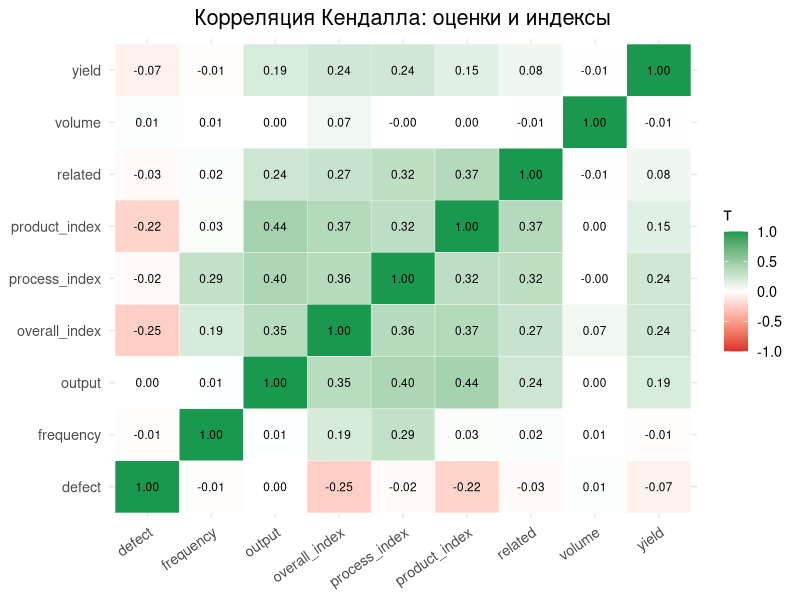
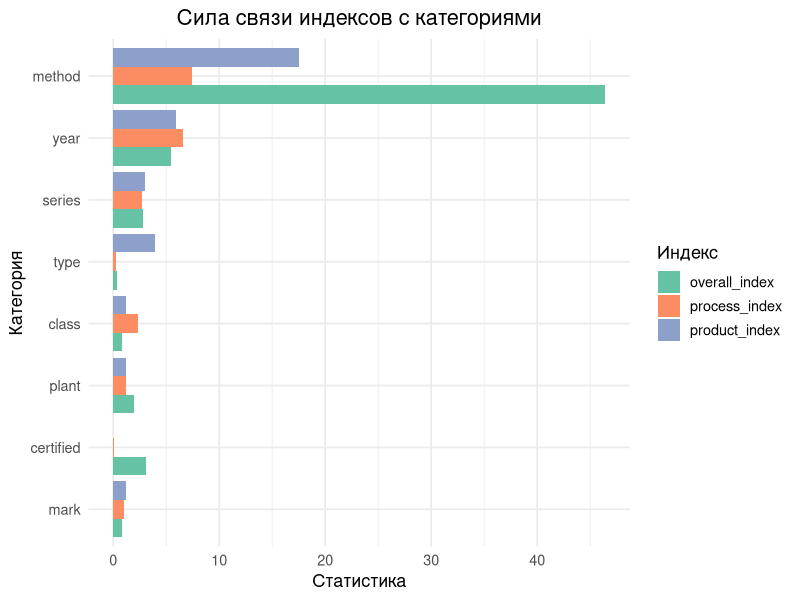
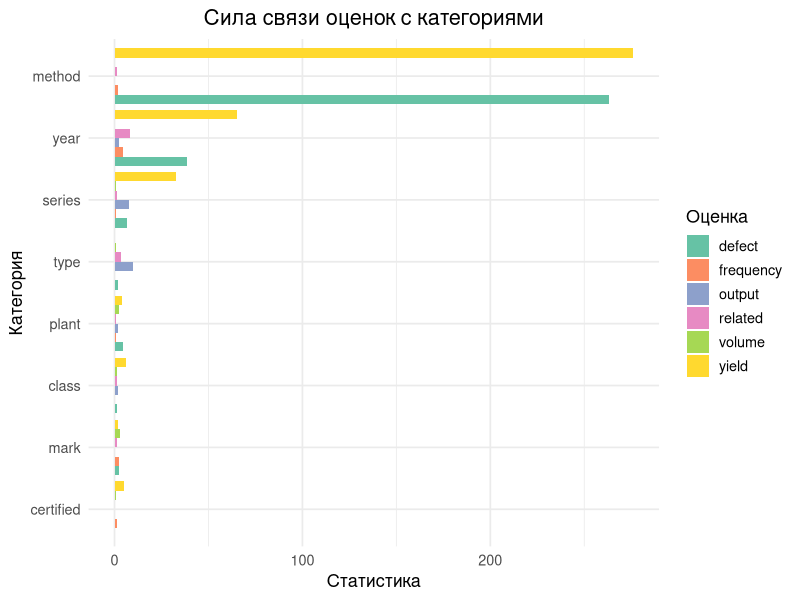

Here is the R script that generated these plots, in order:
## ---- chunk 1
knitr::opts_chunk$set(
  echo = FALSE,
  message = FALSE,
  warning = FALSE,
  fig.align = "center",
  fig.width = 9,
  fig.height = 5
)
## ---- chunk 2
library(tidyr)
library(dplyr)
library(ggplot2)
## ---- chunk 3
indexes <- c("overall_index", "process_index", "product_index")
estimates <- c("output", "related", "frequency", "yield", "volume", "defect")
cat_columns <- c("type", "year", "series", "class", "plant", "mark", "method", "certified")
estimated_columns <- c(estimates, indexes)
## ---- chunk 4
scores <- read.csv("data/scores.csv") %>%
  filter(
    !is.na(overall_index),
    !is.na(process_index),
    !is.na(product_index),
    !is.na(series)
  ) %>%
  filter(if_all(all_of(estimated_columns), ~ !is.na(.))) %>%
  mutate(across(all_of(cat_columns), as.character)) %>%
  mutate(across(all_of(cat_columns), ~ replace_na(., "Неизвестно"))) %>%
  mutate(across(all_of(cat_columns), as.factor))
## ---- chunk 5
corr_df <- function(df, features) {
  as.data.frame(cor(df[features], method = "kendall")) %>%
    mutate(column_from = rownames(.)) %>%
    pivot_longer(cols = all_of(features), names_to = "column_to", values_to = "correlation") %>%
    filter(column_from != column_to) %>%
    filter(column_from <= column_to) %>%
    mutate(
      t = case_when(
        column_from %in% indexes & column_to %in% indexes ~ 1,
        column_from %in% estimates & column_to %in% estimates ~ 2,
        TRUE ~ 3
      )
    ) %>%
    arrange(desc(abs(correlation)))
}
## ---- chunk 6
correlation <- corr_df(scores, estimated_columns)
## ---- chunk 7
corr_heat <- as.data.frame(cor(scores[estimated_columns], method = "kendall")) %>%
  mutate(column_from = rownames(.)) %>%
  pivot_longer(cols = all_of(estimated_columns), names_to = "column_to", values_to = "correlation")
ggplot(corr_heat, aes(column_from, column_to, fill = correlation)) +
  geom_tile(color = "white") +
  geom_text(aes(label = sprintf("%.2f", correlation)), size = 3) +
  scale_fill_gradient2(low = "#d73027", mid = "white", high = "#1a9850", midpoint = 0, limits = c(-1, 1)) +
  labs(title = "Корреляция Кендалла: оценки и индексы", x = NULL, y = NULL, fill = "τ") +
  theme_minimal(base_size = 13) +
  theme(axis.text.x = element_text(angle = 35, hjust = 1), plot.title = element_text(hjust = 0.5))
## ---- chunk 8
knitr::kable(
  correlation %>% filter(t == 1) %>% dplyr::select(column_from, column_to, correlation),
  digits = 3
)
## ---- chunk 9
knitr::kable(
  correlation %>% filter(t == 3) %>% dplyr::select(column_from, column_to, correlation),
  digits = 3
)
## ---- chunk 10
knitr::kable(
  correlation %>% filter(t == 2) %>% dplyr::select(column_from, column_to, correlation),
  digits = 3
)
## ---- chunk 11
shapiro_sample <- function(x) {
  x <- x[!is.na(x)]
  if (length(x) > 5000) x <- sample(x, 5000)
  x
}

сategory_dependency <- function(dataset, var_1, var_2) {
  x <- shapiro_sample(dataset[[var_1]])
  if (shapiro.test(x)$p.value < 0.05) {
    kt <- kruskal.test(dataset[[var_1]] ~ dataset[[var_2]], data = dataset)
    return(c(var_2, as.numeric(kt$statistic), as.numeric(kt$p.value)))
  }
  result <- aov(dataset[[var_1]] ~ dataset[[var_2]], data = dataset)
  c(var_2, summary.aov(result)[[1]][["F value"]][1], summary.aov(result)[[1]][["Pr(>F)"]][1])
}

category_dependency_df <- function(dataset, vector, col) {
  as.data.frame(t(sapply(vector, function(var) сategory_dependency(dataset, col, var)))) %>%
    mutate(column_to = col) %>%
    dplyr::select(V1, column_to, V2, V3) %>%
    rename(column_from = V1, statistic = V2, p_value = V3) %>%
    `rownames<-`(NULL) %>%
    mutate(
      statistic = as.numeric(statistic),
      p_value = as.numeric(p_value),
      is_significance = p_value < 0.05
    ) %>%
    arrange(p_value)
}
## ---- chunk 12
knitr::kable(
  bind_rows(lapply(indexes, function(x) category_dependency_df(scores, cat_columns, x))),
  digits = 4
)
dep_idx <- bind_rows(lapply(indexes, function(x) category_dependency_df(scores, cat_columns, x)))
ggplot(dep_idx, aes(x = reorder(column_from, statistic), y = statistic, fill = column_to)) +
  geom_col(position = "dodge") +
  coord_flip() +
  scale_fill_brewer(palette = "Set2") +
  labs(title = "Сила связи индексов с категориями", x = "Категория", y = "Статистика", fill = "Индекс") +
  theme_minimal(base_size = 13) +
  theme(plot.title = element_text(hjust = 0.5))
## ---- chunk 13
knitr::kable(
  bind_rows(lapply(estimates, function(x) category_dependency_df(scores, cat_columns, x))),
  digits = 4
)
dep_est <- bind_rows(lapply(estimates, function(x) category_dependency_df(scores, cat_columns, x)))
ggplot(dep_est, aes(x = reorder(column_from, statistic), y = statistic, fill = column_to)) +
  geom_col(position = "dodge") +
  coord_flip() +
  scale_fill_brewer(palette = "Set2") +
  labs(title = "Сила связи оценок с категориями", x = "Категория", y = "Статистика", fill = "Оценка") +
  theme_minimal(base_size = 13) +
  theme(plot.title = element_text(hjust = 0.5))
